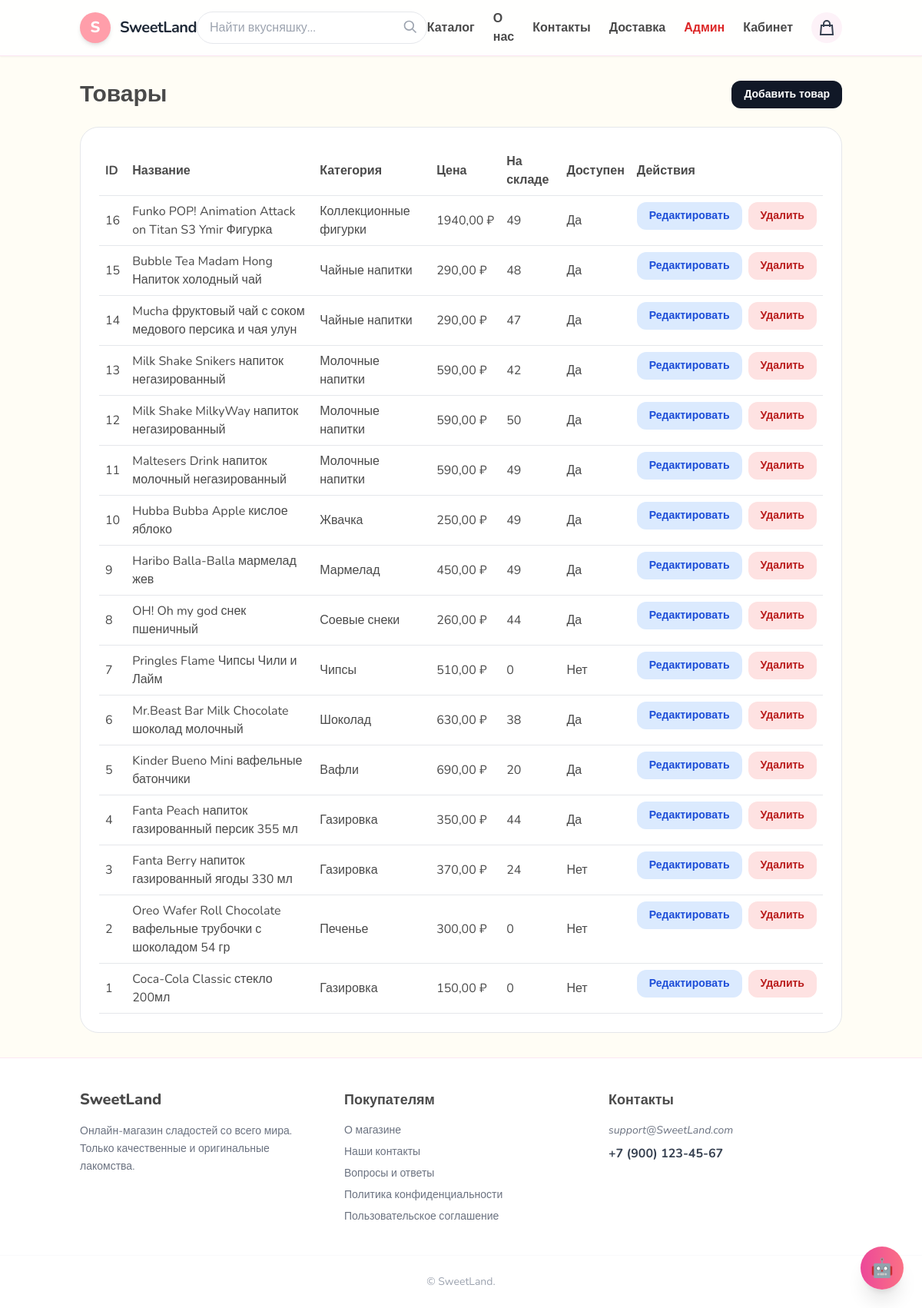
Page /store/admin/products/ (signed in) on the earlier database version.
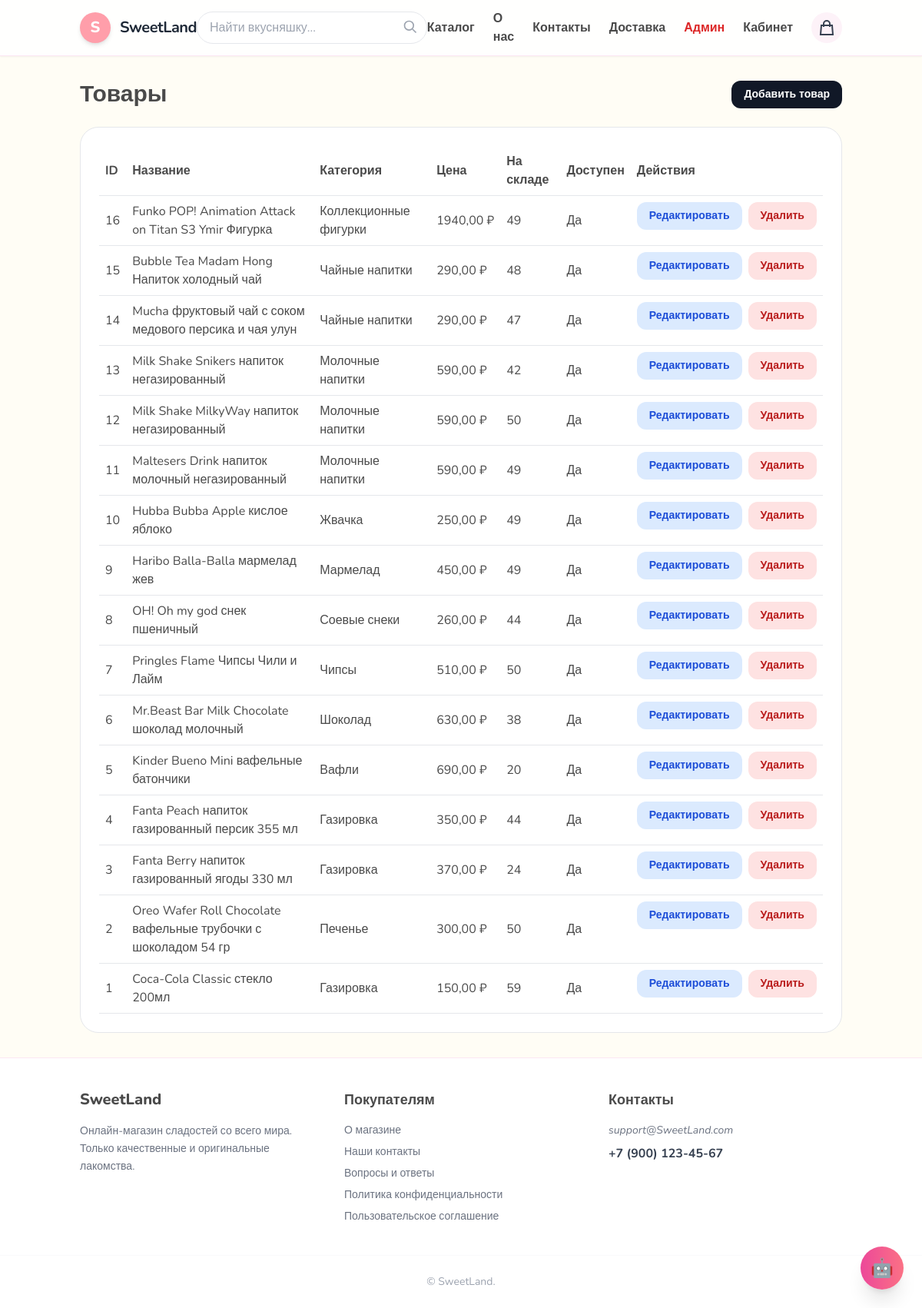
Same page on the later database version.
### store/models.py (models this page shows, shortened)
class Product(models.Model):
    name = models.CharField("Название", max_length=255)
    slug = models.SlugField("Slug", max_length=255, unique=True, db_index=True)
    category = models.ForeignKey(
        "SubCategory",
        on_delete=models.CASCADE,
        related_name="products"
    )
    description = models.TextField("Описание", blank=True)
    price = models.DecimalField("Цена", max_digits=10, decimal_places=2)
    stock = models.PositiveIntegerField("Количество на складе", default=0)
    weight = models.PositiveIntegerField("Вес (г)", default=0)
    image = models.ImageField(upload_to="products/", blank=True, null=True)
    available = models.BooleanField("Доступен", default=True)
    created = models.DateTimeField(auto_now_add=True)
    class Meta:
        ordering = ["id"]

class SubCategory(models.Model):
    category = models.ForeignKey(
        Category,
        related_name="subcategories",
        on_delete=models.CASCADE
    )
    name = models.CharField("Название подкатегории", max_length=100)
    slug = models.SlugField(unique=True)
    class Meta:
        verbose_name = "Подкатегория"
        verbose_name_plural = "Подкатегории"

### store/views.py (the view)
# urls.py: path("admin/products/", views.admin_products, name="admin_products"),
@staff_required
def admin_products(request):
    products = Product.objects.all().order_by('-id')
    return render(request, "store/admin/products.html", {"products": products})

### cart/cart.py (called while the page is built)
    def __len__(self):
        return sum(item["quantity"] for item in self.cart.values())

### cart/context_processors.py (called while the page is built)
def cart_counter(request):
    cart = Cart(request)
    return {"cart_counter": len(cart)}

### store/context_processors.py (called while the page is built)
def categories_processor(request):
    return {
        "categories": Category.objects.all()
    }

### store/views.py (called while the page is built)
def staff_required(view_func):
    return user_passes_test(lambda u: u.is_staff, login_url='users:login')(view_func)

### templates/store/admin/products.html
{% extends "base.html" %}
{% block content %}
<div class="max-w-6xl mx-auto space-y-6">
  <div class="flex justify-between items-center">
    <h1 class="text-3xl font-black">Товары</h1>
    <a href="{% url 'store:admin_add_product' %}" class="px-4 py-2 rounded-xl bg-gray-900 text-white font-bold hover:bg-pink-500 transition text-sm">
      Добавить товар
    </a>
  </div>
  <div class="bg-white border rounded-3xl p-6 space-y-4">
    <table class="w-full text-left table-auto">
      <thead>
        <tr class="border-b">
          <th class="p-2">ID</th>
          <th class="p-2">Название</th>
          <th class="p-2">Категория</th>
          <th class="p-2">Цена</th>
          <th class="p-2">На складе</th>
          <th class="p-2">Доступен</th>
          <th class="p-2">Действия</th>
        </tr>
      </thead>
      <tbody>
        {% for product in products %}
        <tr class="border-b">
          <td class="p-2">{{ product.id }}</td>
          <td class="p-2">{{ product.name }}</td>
          <td class="p-2">{{ product.category.name }}</td>
          <td class="p-2">{{ product.price }}&nbsp;₽</td>
          <td class="p-2">{{ product.stock }}</td>
          <td class="p-2">{% if product.available %}Да{% else %}Нет{% endif %}</td>
          <td class="p-2 flex gap-2">
            <a href="{% url 'store:admin_edit_product' product.id %}" class="px-4 py-2 rounded-xl bg-blue-100 text-blue-700 text-sm font-bold hover:bg-blue-200">Редактировать</a>
            <a href="{% url 'store:admin_delete_product' product.id %}" onclick="return confirm('Удалить товар?')" class="px-4 py-2 rounded-xl bg-red-100 text-red-700 text-sm font-bold hover:bg-red-200">Удалить</a>
          </td>
        </tr>
        {% empty %}
        <tr>
          <td colspan="7" class="text-center p-4 text-gray-400">Товаров нет</td>
        </tr>
        {% endfor %}
      </tbody>
    </table>
  </div>
</div>
{% endblock %}

Differences in the rows shown:
changed Product "Pringles Flame Чипсы Чили и Лайм": stock "0" → "50"; available "Нет" → "Да"
changed Product "Fanta Berry напиток газированный ягоды 330 мл": available "Нет" → "Да"
changed Product "Oreo Wafer Roll Chocolate вафельные трубочки с шоколадом 54 гр": stock "0" → "50"; available "Нет" → "Да"
changed Product "Coca-Cola Classic стекло 200мл": stock "0" → "59"; available "Нет" → "Да"
